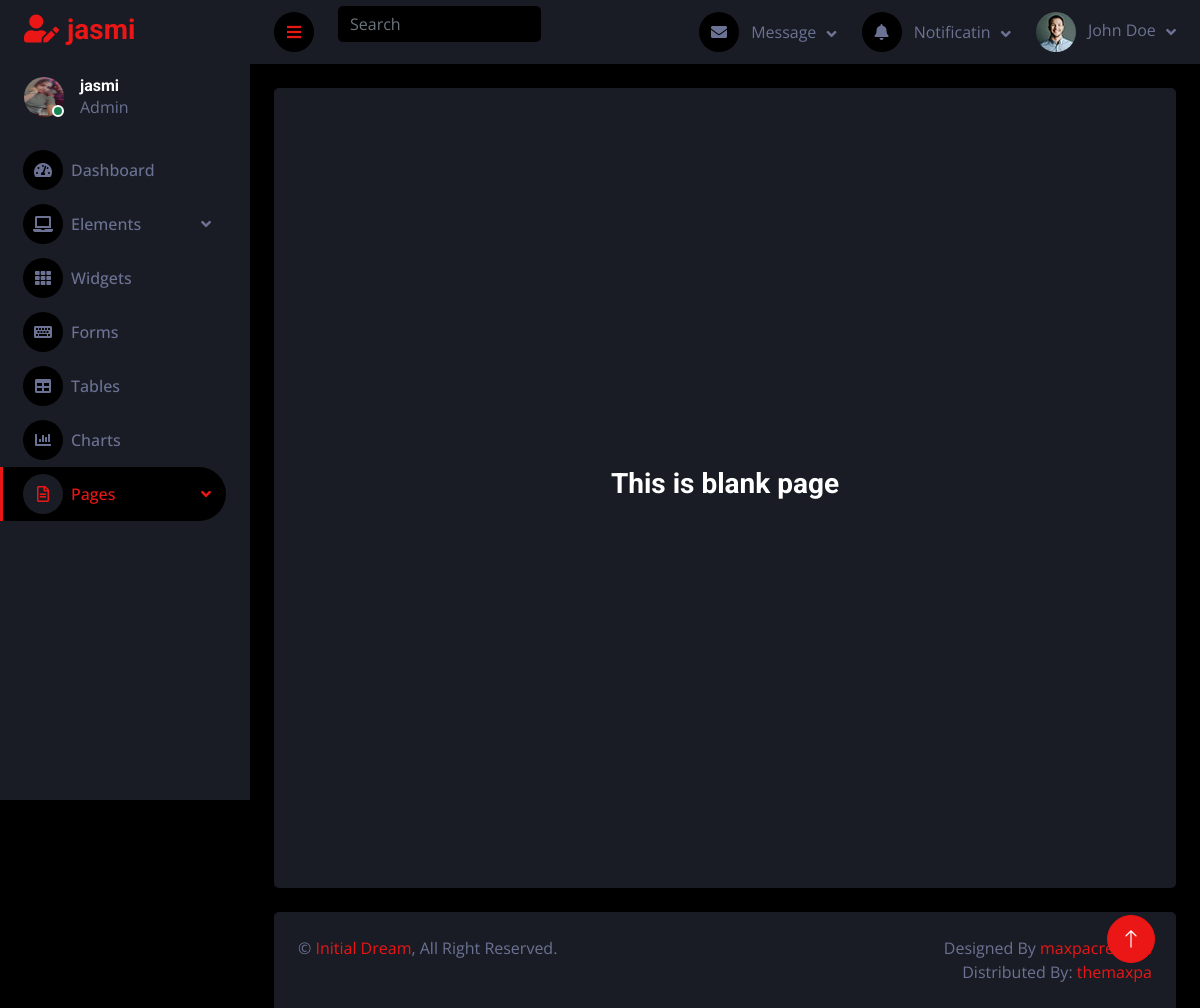
Screenshot of /Admin/blank.php (signed in) with the database file from the repository.
### tables this page shows
CREATE TABLE IF NOT EXISTS `user_login` (
  `login_id` int NOT NULL AUTO_INCREMENT,
  `username` varchar(100) NOT NULL,
  `password` varchar(100) NOT NULL,
  `status` varchar(100) NOT NULL,
  `type` varchar(100) NOT NULL,
  `vendor_id` int NOT NULL,
  `reg_id` int NOT NULL,
  PRIMARY KEY (`login_id`)
);

CREATE TABLE IF NOT EXISTS `user_registration` (
  `reg_id` int NOT NULL AUTO_INCREMENT,
  `first_name` varchar(100) NOT NULL,
  `image` varchar(400) NOT NULL,
  `last_name` varchar(100) NOT NULL,
  `dob` date NOT NULL,
  `licens` varchar(50) NOT NULL,
  `gender` varchar(100) NOT NULL,
  `ph` varchar(13) NOT NULL,
  `email` varchar(100) NOT NULL,
  `password` varchar(100) NOT NULL,
  `instagram` varchar(300) NOT NULL,
  `facebook` varchar(300) NOT NULL,
  `x` varchar(300) NOT NULL,
  PRIMARY KEY (`reg_id`)
);

### Admin/blank.php (the view, shortened to what this page needs)
<?php
include '../connection/dbconnection.php';
@$uid = $_SESSION['login_id'];
$dqry = "SELECT * FROM `user_login` JOIN `user_registration` ON `user_login`.`reg_id`= `user_registration`.`reg_id` WHERE `login_id` = '$uid' ";
$data = mysqli_query($con, $dqry);
if ($data->num_rows > 0) {
  while ($row = $data->fetch_assoc()) {
?>
<!DOCTYPE php>
<php lang="en">
<head>
    <link href="https://cdnjs.cloudflare.com/ajax/libs/font-awesome/5.10.0/css/all.min.css" rel="stylesheet">
    <link href="https://cdn.jsdelivr.net/npm/bootstrap-icons@1.4.1/font/bootstrap-icons.css" rel="stylesheet">
    <link href="lib/owlcarousel/assets/owl.carousel.min.css" rel="stylesheet">
    <link href="lib/tempusdominus/css/tempusdominus-bootstrap-4.min.css" rel="stylesheet" />
    <link href="css/bootstrap.min.css" rel="stylesheet">
    <link href="css/style.css" rel="stylesheet">
</head>
<body>
    <div class="container-fluid position-relative d-flex p-0">
        <div class="sidebar pe-4 pb-3">
            <nav class="navbar bg-secondary navbar-dark">
                <a href="./AdminIndex.php" class="navbar-brand mx-4 mb-3">
                    <h3 class="text-primary"><i class="fa fa-user-edit me-2"></i><?php echo  $row["first_name"];  ?></h3>
                </a>
                <div class="d-flex align-items-center ms-4 mb-4">
                    <div class="position-relative">
                        <img class="rounded-circle" src="<?php echo  $row["image"];  ?>" alt="" style="width: 40px; height: 40px;">
                        <div class="bg-success rounded-circle border border-2 border-white position-absolute end-0 bottom-0 p-1"></div>
                    </div>
                    <div class="ms-3">
                        <h6 class="mb-0"><?php echo  $row["first_name"];  ?></h6>
                        <span>Admin</span>
                    </div>
                </div>
                <div class="navbar-nav w-100">
                    <a href="./AdminIndex.php" class="nav-item nav-link"><i class="fa fa-tachometer-alt me-2"></i>Dashboard</a>
                    <div class="nav-item dropdown">
                        <a href="#" class="nav-link dropdown-toggle" data-bs-toggle="dropdown"><i class="fa fa-laptop me-2"></i>Elements</a>
                    </div>
                    <a href="widget.php" class="nav-item nav-link"><i class="fa fa-th me-2"></i>Widgets</a>
                    <a href="form.php" class="nav-item nav-link"><i class="fa fa-keyboard me-2"></i>Forms</a>
                    <a href="table.php" class="nav-item nav-link"><i class="fa fa-table me-2"></i>Tables</a>
                    <a href="chart.php" class="nav-item nav-link"><i class="fa fa-chart-bar me-2"></i>Charts</a>
                    <div class="nav-item dropdown">
                        <a href="#" class="nav-link dropdown-toggle active" data-bs-toggle="dropdown"><i class="far fa-file-alt me-2"></i>Pages</a>
                    </div>
                </div>
            </nav>
        </div>
        <div class="content">
            <nav class="navbar navbar-expand bg-secondary navbar-dark sticky-top px-4 py-0">
                <a href="#" class="sidebar-toggler flex-shrink-0">
                    <i class="fa fa-bars"></i>
                </a>
                <form class="d-none d-md-flex ms-4">
                    <input class="form-control bg-dark border-0" type="search" placeholder="Search">
                </form>
                <div class="navbar-nav align-items-center ms-auto">
                    <div class="nav-item dropdown">
                        <a href="#" class="nav-link dropdown-toggle" data-bs-toggle="dropdown">
                            <i class="fa fa-envelope me-lg-2"></i>
                            <span class="d-none d-lg-inline-flex">Message</span>
                        </a>
                    </div>
                    <div class="nav-item dropdown">
                        <a href="#" class="nav-link dropdown-toggle" data-bs-toggle="dropdown">
                            <i class="fa fa-bell me-lg-2"></i>
                            <span class="d-none d-lg-inline-flex">Notificatin</span>
                        </a>
                    </div>
                    <div class="nav-item dropdown">
                        <a href="#" class="nav-link dropdown-toggle" data-bs-toggle="dropdown">
                            <img class="rounded-circle me-lg-2" src="img/user.jpg" alt="" style="width: 40px; height: 40px;">
                            <span class="d-none d-lg-inline-flex">John Doe</span>
                        </a>
                    </div>
                </div>
            </nav>
            <div class="container-fluid pt-4 px-4">
                <div class="row vh-100 bg-secondary rounded align-items-center justify-content-center mx-0">
                    <div class="col-md-6 text-center">
                        <h3>This is blank page</h3>
                    </div>
                </div>
            </div>
            <div class="container-fluid pt-4 px-4">
                <div class="bg-secondary rounded-top p-4">
                    <div class="row">
                        <div class="col-12 col-sm-6 text-center text-sm-start">
                            &copy; <a href="#">Initial Dream</a>, All Right Reserved.
                        </div>
                        <div class="col-12 col-sm-6 text-center text-sm-end">
                            Designed By <a href="#">maxpacreation</a>
                            <br>Distributed By: <a href="#" target="_blank">themaxpa</a>
                        </div>
                    </div>
                </div>
            </div>
        </div>
        <a href="#" class="btn btn-lg btn-primary btn-lg-square back-to-top"><i class="bi bi-arrow-up"></i></a>
    </div>
</body>
<?php }}?>

### Admin/css/style.css (style rules this page uses)
.back-to-top { position: fixed; display: none; right: 45px; bottom: 45px; z-index: 99; }
.btn { transition: .5s; }
.btn-lg-square { width: 48px; height: 48px; }
.btn-square, .btn-sm-square, .btn-lg-square { padding: 0; display: inline-flex; align-items: center; justify-content: center; font-weight: normal; border-radius: 50px; }
.sidebar { position: fixed; top: 0; left: 0; bottom: 0; width: 250px; height: 100vh; overflow-y: auto; background: var(--secondary); transition: 0.5s; z-index: 999; }
.content { margin-left: 250px; min-height: 100vh; background: var(--dark); transition: 0.5s; }
@media (min-width: 992px) { .sidebar { margin-left: 0; } }
@media (min-width: 992px) { .content { width: calc(100% - 250px); } }
.sidebar .navbar .navbar-nav .nav-link { padding: 7px 20px; color: var(--light); font-weight: 500; border-left: 3px solid var(--secondary); border-radius: 0 30px 30px 0; outline: none; }
.sidebar .navbar .navbar-nav .nav-link:hover, .sidebar .navbar .navbar-nav .nav-link.active { color: var(--primary); background: var(--dark); border-color: var(--primary); }
.sidebar .navbar .navbar-nav .nav-link i { width: 40px; height: 40px; display: inline-flex; align-items: center; justify-content: center; background: var(--dark); border-radius: 40px; }
.sidebar .navbar .navbar-nav .nav-link:hover i, .sidebar .navbar .navbar-nav .nav-link.active i { background: var(--secondary); }
.sidebar .navbar .dropdown-toggle::after { position: absolute; top: 15px; right: 15px; border: none; content: "\f107"; font-family: "Font Awesome 5 Free"; font-weight: 900; transition: .5s; }
.content .navbar .navbar-nav .nav-link { margin-left: 25px; padding: 12px 0; color: var(--light); outline: none; }
.content .navbar .sidebar-toggler, .content .navbar .navbar-nav .nav-link i { width: 40px; height: 40px; display: inline-flex; align-items: center; justify-content: center; background: var(--dark); border-radius: 40px; }
.content .navbar .dropdown-toggle::after { margin-left: 6px; vertical-align: middle; border: none; content: "\f107"; font-family: "Font Awesome 5 Free"; font-weight: 900; transition: .5s; }

### rows the page displays
user_login: reg.first_name "jasmi", reg.image (picture)
